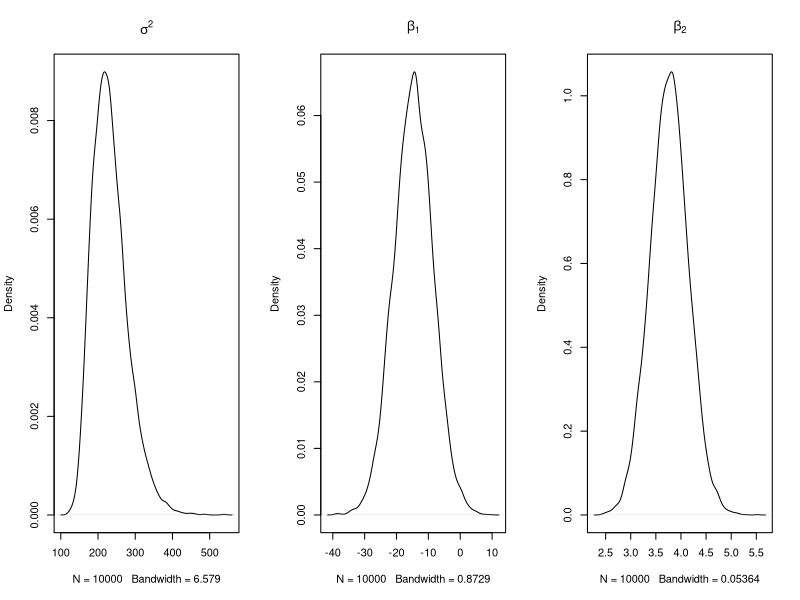

This figure's R source:
###########################################
## Linchpin variable sampler
## for Bayesian linear regression for cars
###########################################
set.seed(1)

# loading the dataset
data(cars)
n <- dim(cars)[1]
X <- cbind(1, cars$speed)
y <- cars$dist
p <- dim(X)[2]
a <- 1 # prior parameters
b <- 1 # prior parameters


# We implement Monte Carlo sampling using linchping
N <- 1e4
A <- t(X)%*%X + diag(p)
A.inv <- solve(A)

sig2 <- numeric(length = N)
beta <- matrix(0, nrow = N, ncol = p)

rate.sig <- ( t(y) %*% (diag(1,n) - X %*% A.inv %*% t(X)) %*% y )/2 + b

# sampling Inverge Gamma for sigma2
sig2 <- 1 / rgamma(N, shape = n/2 + a, rate = rate.sig)    

# Sampling beta from multivariate normal
# mean + sqrt(covariance) %*% rnorm
foo <- svd(A.inv)  #Singular values decomposition of A^{-1}
Ainv.sqrt <- foo$u %*% diag(foo$d^(1/2)) %*% t(foo$v)

for(i in 1:N)
{
  beta[i,] <- A.inv %*% t(X) %*%y + Ainv.sqrt %*% rnorm(p, sd = sqrt(sig2[i]))   # Getting beta estimates
}


par(mfrow = c(1,3))
plot(density(sig2), main = expression(sigma^2))
plot(density(beta[,1] ), main = expression(beta[1]))
plot(density(beta[,2] ), main = expression(beta[2]))

poster <- cbind(sig2, beta)
colMeans(poster)
apply(poster, 2, quantile, c(.025, .975))


